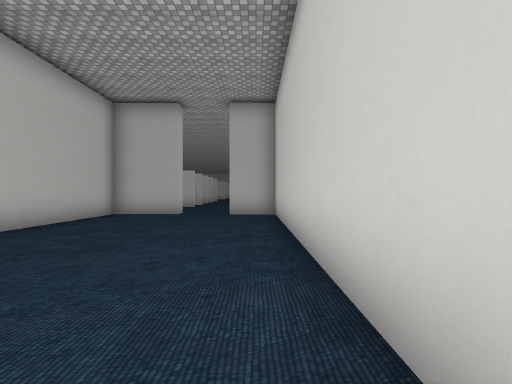
view 1 (above)

17 first-person views from a walk through a scene from a Unity 3-D project. The camera is 1.5 m above the floor, looks level and sees 90° across. The floor is counted in squares, 2 m on a side. Each view is taken from the middle of a square. On the plan, view 1 faces up. The plan holds only what a view shows up to about 9 squares ahead; the rest is blank. The place goes on beyond the plan. The player character is not drawn. Some surface patterns are stand-ins.

view 2
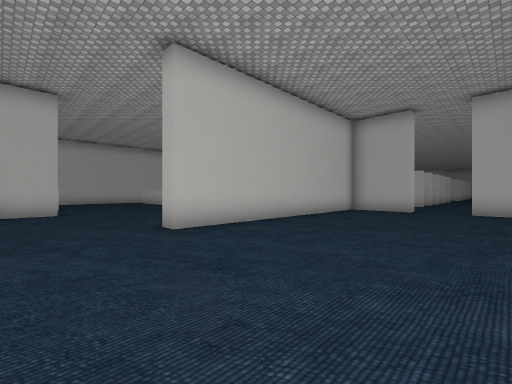

view 3
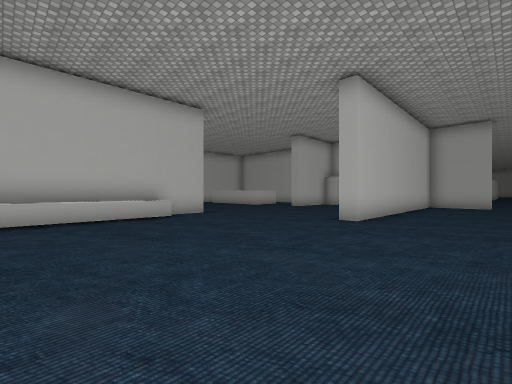

view 4
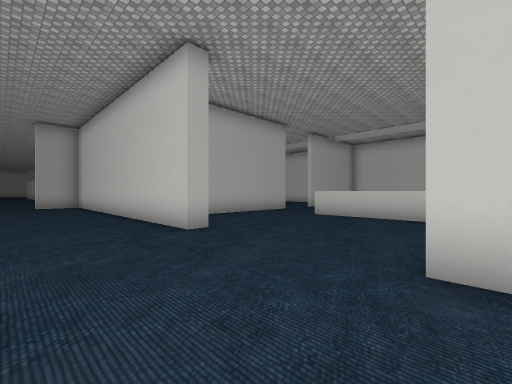

view 5
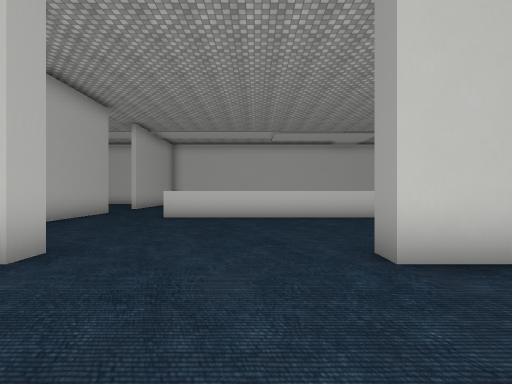

view 6
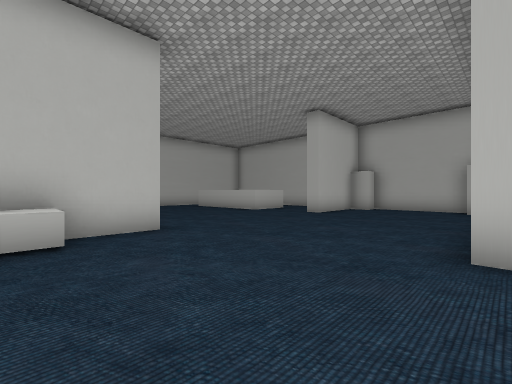

view 7
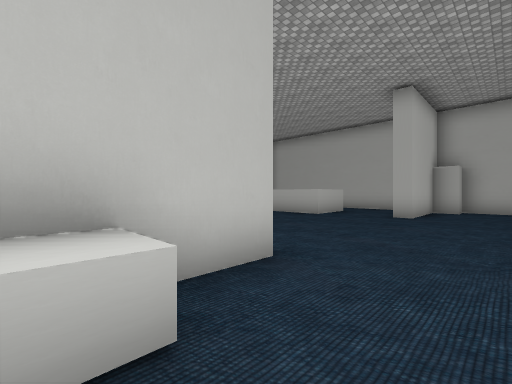

view 8
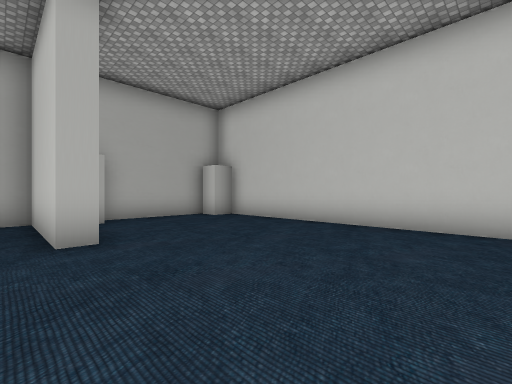

view 9
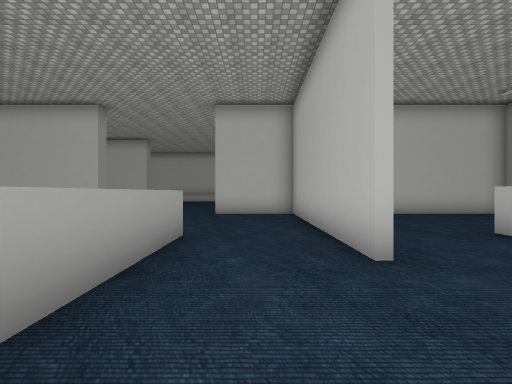

view 10
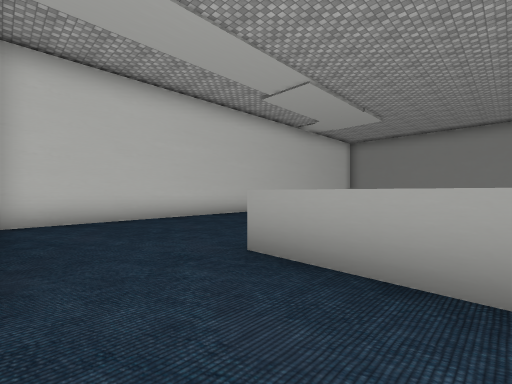

view 11
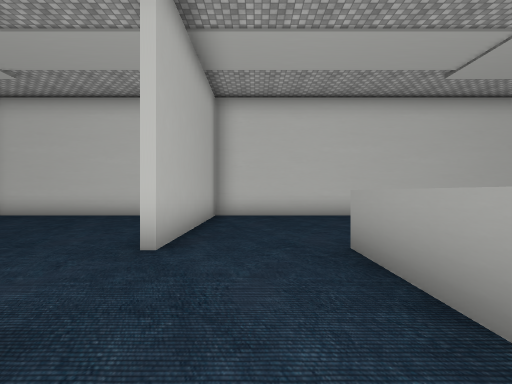

view 12
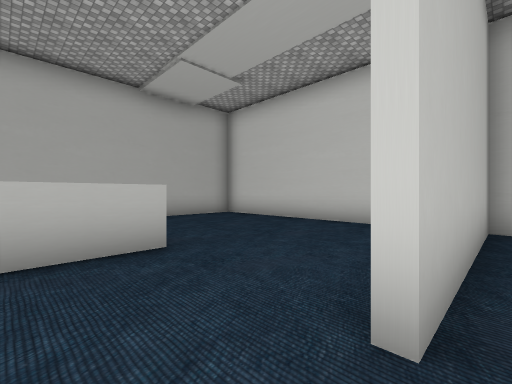

view 13
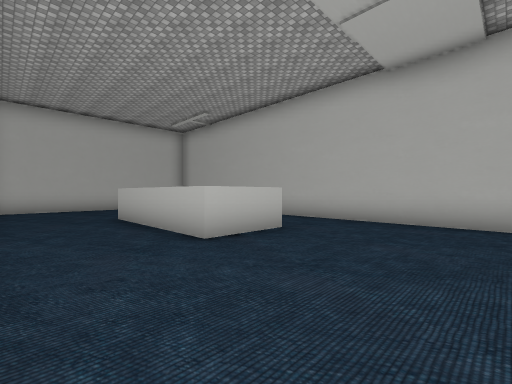

view 14
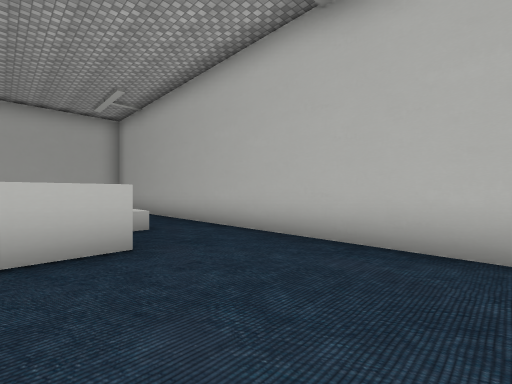

view 15
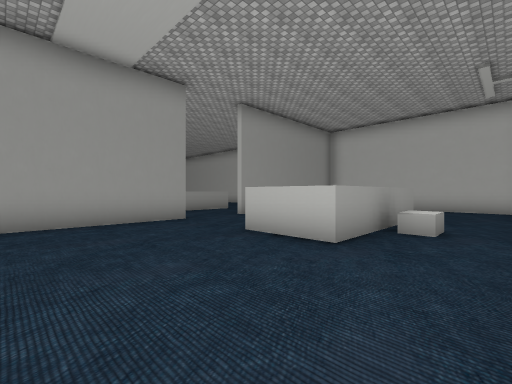

view 16
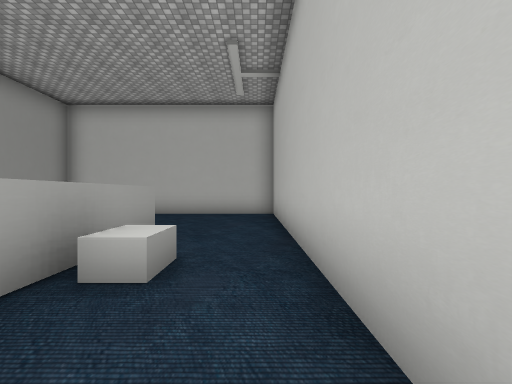

view 17
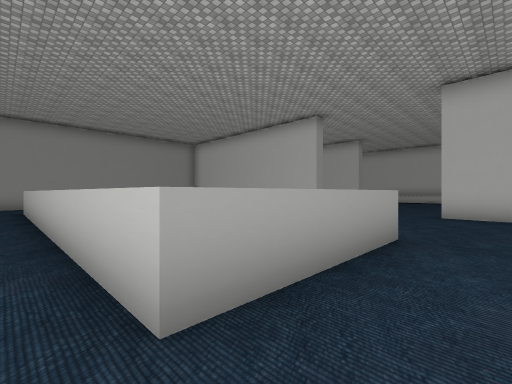

### Floor plan
Points are (right, up) in squares from view 1. A wall is a line through its corners. A room is listed if a view was taken in it or the views show most of it. See-through windows are left out.
Room 1 (views 1, 2, 3, 4, 5, 6, 7, 8)
walls: (-5.3, 1) (-5.3, 8); (-10, -0.7) (-10, -6.1); (0.7, -6.5) (0.7, -5.5) (1.2, -5.5); (4.6, 1.3) (1.2, 1.3) (1.2, -1.4) (0.7, -1.4) (0.7, 8.6) (-1, 8.6); (-2.6, 8.6) (-4.8, 8.6) (-4.8, 0.5) (-5.3, 0.5); (-6, 8.6) (-9.1, 8.6); (-10, 7.4) (-10, 5.2) (-10.5, 5.2) (-10.5, 7.4); (5.6, -6.5) (5.5, -1.3)
low walls: (-9.1, -2.3) (-9.1, -6.1)
ways out: opening at (5.5, -0.5) to room 2; opening at (-11, 6.5); opening at (-1.5, 9)
objects: other object (-10, 8); other object (-6, 8)
Room 2 (views 9, 10, 11, 12, 17)
walls: (7.3, 1.3) (4.6, 1.3); (5.5, -1.3) (9.4, -1.3) (9.4, -6.5); (14.1, -4.6) (14.1, 1.3) (9.3, 1.3)
ways out: opening at (5.5, -0.5) to room 1; opening at (8.5, 1.5) to room 3
Room 3 (views 13, 14, 15, 16)
walls: (9.3, 1.5) (13.1, 1.5); (14.1, 3.2) (14.1, 8.1); (5.4, 6.2) (9.6, 6.2) (9.6, 4.3) (5.4, 4.3); (13.2, 8.6) (4.5, 8.6)
ways out: opening at (8.5, 1.5) to room 2; opening at (5.5, 7.5) to room 4; opening at (6.5, 3.5) to room 4
objects: other object (7, 7) to (8, 7)
Room 4 (no view inside)
walls: (1.2, 3) (1.2, 2); (4.5, 8.6) (1.5, 8.6); (1.2, 8.6) (1.2, 4.5)
ways out: opening at (5.5, 7.5) to room 3; opening at (6.5, 3.5) to room 3

Where each view was taken, in squares from view 1:
view 1: 0 up, 0 right, facing up
view 2: 2 down, 0 right, facing up-left
view 3: 6 down, 2 left, facing up-left
view 4: 6 down, 2 left, facing up-right
view 5: 4 down, 2 left, facing right
view 6: 3 down, 5 left, facing up-left
view 7: 3 down, 8 left, facing up-left
view 8: 1 up, 11 left, facing up-right
view 9: 0 up, 10 right, facing left
view 10: 1 up, 7 right, facing down-right
view 11: 0 up, 6 right, facing right
view 12: 1 up, 8 right, facing up-right
view 13: 2 up, 13 right, facing up-left
view 14: 5 up, 13 right, facing up-left
view 15: 8 up, 13 right, facing down-left
view 16: 8 up, 10 right, facing left
view 17: 0 up, 10 right, facing down-left
